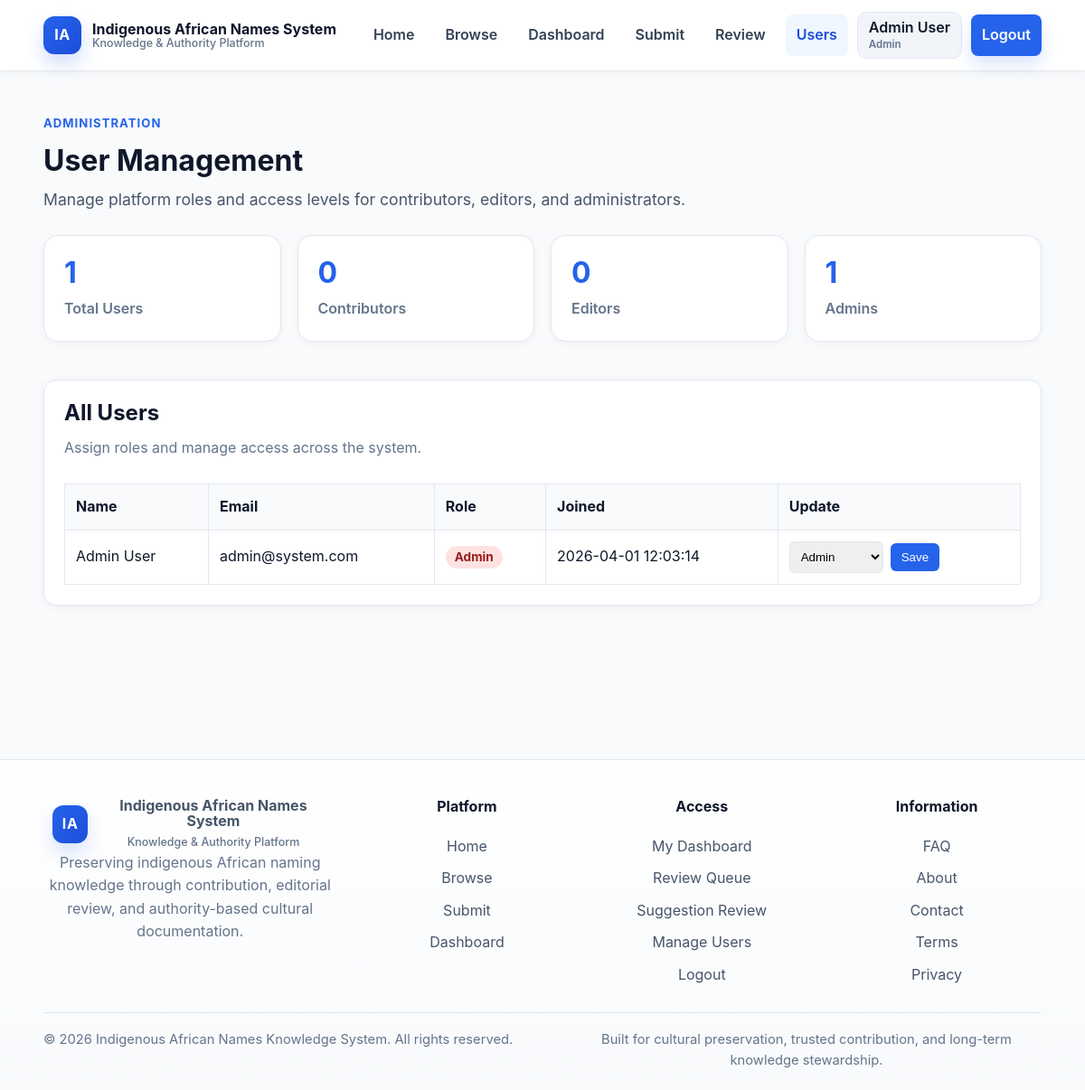
The page /manage-users.php (signed in) on the database its author committed.
### tables this page shows
CREATE TABLE IF NOT EXISTS users (
    id INT AUTO_INCREMENT PRIMARY KEY,
    full_name VARCHAR(150) NOT NULL,
    email VARCHAR(150) NOT NULL UNIQUE,
    password_hash VARCHAR(255) NOT NULL,
    role ENUM('contributor', 'editor', 'admin') NOT NULL DEFAULT 'contributor',
    created_at TIMESTAMP DEFAULT CURRENT_TIMESTAMP
);

### includes/auth.php (called while the page is built, shortened)
<?php
function isLoggedIn(): bool
{
    return isset($_SESSION['user']) && is_array($_SESSION['user']);
}
function currentUser(): ?array
{
    return $_SESSION['user'] ?? null;
}

### public/manage-users.php (the view, shortened to what this page needs)
<?php
require_once __DIR__ . '/../includes/db.php';
require_once __DIR__ . '/../includes/auth.php';
$stmt = $pdo->query("
    SELECT id, full_name, email, role, created_at
    FROM users
    ORDER BY created_at DESC
");
$users = $stmt->fetchAll();
$statsStmt = $pdo->query("
    SELECT
        COUNT(*) AS total,
        SUM(role = 'contributor') AS contributors,
        SUM(role = 'editor') AS editors,
        SUM(role = 'admin') AS admins
    FROM users
");
$stats = $statsStmt->fetch();
require_once __DIR__ . '/../includes/header.php';
?>
<main class="container page-section">
    <section class="detail-hero">
        <span class="eyebrow">Administration</span>
        <h1>User Management</h1>
        <p class="detail-meaning">
            Manage platform roles and access levels for contributors, editors, and administrators.
        </p>
    </section>
    <section class="dashboard-section">
        <div class="dashboard-stats-grid">
            <div class="dashboard-stat-card">
                <h3><?= (int)$stats['total'] ?></h3>
                <p>Total Users</p>
            </div>
            <div class="dashboard-stat-card">
                <h3><?= (int)$stats['contributors'] ?></h3>
                <p>Contributors</p>
            </div>
            <div class="dashboard-stat-card">
                <h3><?= (int)$stats['editors'] ?></h3>
                <p>Editors</p>
            </div>
            <div class="dashboard-stat-card">
                <h3><?= (int)$stats['admins'] ?></h3>
                <p>Admins</p>
            </div>
        </div>
    </section>
    <section class="dashboard-section">
        <div class="detail-card">
            <div class="panel-heading">
                <h2>All Users</h2>
                <p>Assign roles and manage access across the system.</p>
            </div>
            <div class="table-wrapper">
                <table class="admin-table">
                    <thead>
                        <tr>
                            <th>Name</th>
                            <th>Email</th>
                            <th>Role</th>
                            <th>Joined</th>
                            <th>Update</th>
                        </tr>
                    </thead>
                    <tbody>
                        <?php foreach ($users as $user): ?>
                            <tr>
                                <td><?= htmlspecialchars($user['full_name']) ?></td>
                                <td><?= htmlspecialchars($user['email']) ?></td>
                                <td>
                                    <span class="badge badge-<?= htmlspecialchars($user['role']) ?>">
                                        <?= htmlspecialchars(ucfirst($user['role'])) ?>
                                    </span>
                                </td>
                                <td><?= htmlspecialchars($user['created_at']) ?></td>
                                <td>
                                    <form method="post" class="inline-form">
                                        <select name="role">
                                            <option value="admin" <?= $user['role'] === 'admin' ? 'selected' : '' ?>>Admin</option>
                                        </select>
                                        <button type="submit">Save</button>
                                    </form>
                                </td>
                            </tr>
                        <?php endforeach; ?>
                    </tbody>
                </table>
            </div>
        </div>
    </section>
</main>
<?php require_once __DIR__ . '/../includes/footer.php'; ?>

### includes/header.php (shortened to what this page needs)
<?php
require_once __DIR__ . '/auth.php';
$currentPage = basename($_SERVER['PHP_SELF'] ?? '');
function navIsActive(array $pages, string $currentPage): string
{
    return in_array($currentPage, $pages, true) ? 'nav-link active' : 'nav-link';
}
$cssFile = __DIR__ . '/../public/assets/css/style.css';
$cssVersion = file_exists($cssFile) ? (string)filemtime($cssFile) : (string)time();
?>
<!DOCTYPE html>
<html lang="en">
<head>
    <link rel="stylesheet" href="assets/css/style.css?v=<?= htmlspecialchars($cssVersion) ?>">
</head>
<body>
<header class="site-header site-header-modern">
    <div class="container nav nav-modern">
        <a href="index.php" class="brand">
            <span class="brand-mark">IA</span>
            <span class="brand-text">
                <strong>Indigenous African Names System</strong>
                <small>Knowledge &amp; Authority Platform</small>
            </span>
        </a>
        <nav id="site-nav" class="site-nav">
            <a class="<?= navIsActive(['index.php'], $currentPage) ?>" href="index.php">Home</a>
            <a class="<?= navIsActive(['browse.php', 'name.php'], $currentPage) ?>" href="browse.php">Browse</a>
            <?php if (isLoggedIn()): ?>
                <a class="<?= navIsActive(['dashboard.php'], $currentPage) ?>" href="dashboard.php">Dashboard</a>
                <a class="<?= navIsActive(['submit.php', 'suggest-improvement.php'], $currentPage) ?>" href="submit.php">Submit</a>
                <?php if (in_array(currentUser()['role'] ?? '', ['editor', 'admin'], true)): ?>
                    <a class="<?= navIsActive(['admin-review.php', 'review-suggestions.php', 'merge-history.php'], $currentPage) ?>" href="admin-review.php">Review</a>
                <?php endif; ?>
                <?php if ((currentUser()['role'] ?? '') === 'admin'): ?>
                    <a class="<?= navIsActive(['manage-users.php'], $currentPage) ?>" href="manage-users.php">Users</a>
                <?php endif; ?>
                <span class="nav-user">
                    <?= htmlspecialchars(currentUser()['full_name'] ?? 'User') ?>
                    <small><?= htmlspecialchars(ucfirst(currentUser()['role'] ?? '')) ?></small>
                </span>
                <a class="nav-link nav-link-button" href="logout.php">Logout</a>
            <?php else: ?>
                <a class="<?= navIsActive(['submit.php'], $currentPage) ?>" href="submit.php">Submit</a>
                <a class="<?= navIsActive(['login.php'], $currentPage) ?>" href="login.php">Login</a>
                <a class="nav-link nav-link-button" href="register.php">Register</a>
            <?php endif; ?>
        </nav>
    </div>
</header>

### rows shown on the page
users: full_name "Admin User", role "Admin", email "admin@system.com", created_at "2026-04-01 12:03:14"

### other values the page prints
$stats['total'] "1"
$stats['contributors'] "0"
$stats['editors'] "0"
$stats['admins'] "1"
